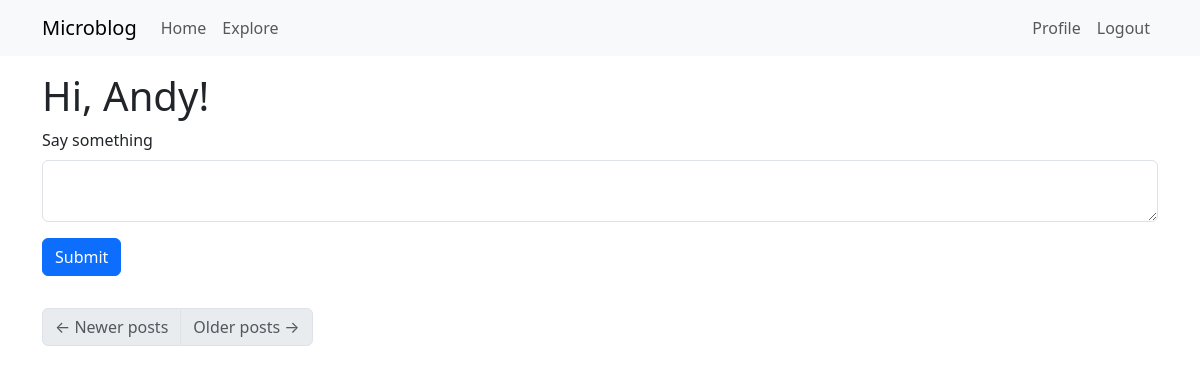
The page /index (signed in) on the database as committed earlier.
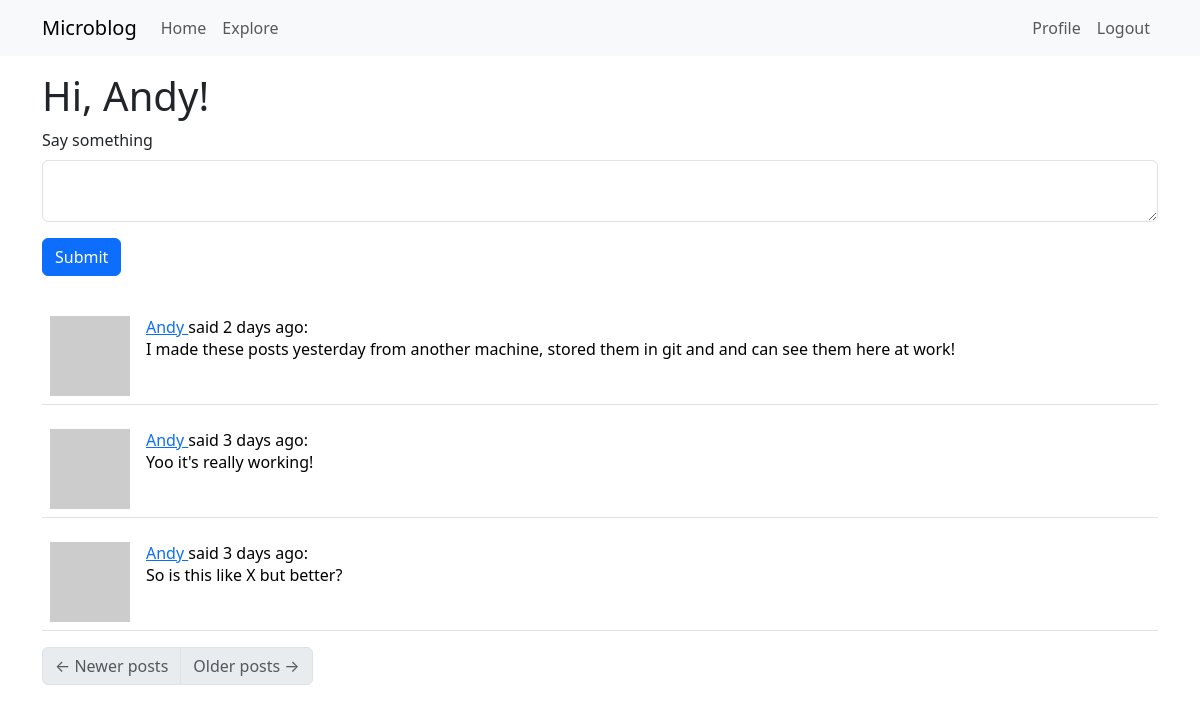
The same page on the database as committed later.
### app/models.py (models this page shows, shortened)
class Post(db.Model):
    id: so.Mapped[int] = so.mapped_column(primary_key=True)
    body: so.Mapped[str] = so.mapped_column(sa.String(140))
    timestamp: so.Mapped[datetime] = so.mapped_column(
        index=True, default=lambda: datetime.now(timezone.utc))
    user_id: so.Mapped[int] = so.mapped_column(sa.ForeignKey(User.id),
                                               index=True)
    author: so.Mapped[User] = so.relationship(back_populates='posts')

class User(UserMixin, db.Model):
    id: so.Mapped[int] = so.mapped_column(primary_key=True)
    username: so.Mapped[str] = so.mapped_column(sa.String(64), index=True,
                                                unique=True)
    email: so.Mapped[str] = so.mapped_column(sa.String(120), index=True,
                                             unique=True)
    password_hash: so.Mapped[Optional[str]] = so.mapped_column(sa.String(256))
    about_me: so.Mapped[Optional[str]] = so.mapped_column(sa.String(140))
    last_seen: so.Mapped[Optional[datetime]] = so.mapped_column(
        default=lambda: datetime.now(timezone.utc))
    posts: so.WriteOnlyMapped['Post'] = so.relationship(
        back_populates='author')
    following: so.WriteOnlyMapped['User'] = so.relationship(
        secondary=followers, primaryjoin=(followers.c.follower_id == id),
        secondaryjoin=(followers.c.followed_id == id),
        back_populates='followers')
    followers: so.WriteOnlyMapped['User'] = so.relationship(
        secondary=followers, primaryjoin=(followers.c.followed_id == id),
        secondaryjoin=(followers.c.follower_id == id),
        back_populates='following')
    def avatar(self, size):
        digest = md5(self.email.lower().encode('utf-8')).hexdigest()
        return f'https://www.gravatar.com/avatar/{digest}?d=identicon&s={size}'
    def following_posts(self):
        Author = so.aliased(User)
        Follower = so.aliased(User)
        return (
            sa.select(Post)
            .join(Post.author.of_type(Author))
            .join(Author.followers.of_type(Follower), isouter=True)
            .where(sa.or_(
                Follower.id == self.id,
                Author.id == self.id,
            ))
            .group_by(Post)
            .order_by(Post.timestamp.desc())
        )

### app/routes.py (the view)
@app.route('/', methods=['GET', 'POST'])
@app.route('/index', methods=['GET', 'POST'])
@login_required
def index():
    form = PostForm()
    if form.validate_on_submit():
        post = Post(body=form.post.data, author=current_user)
        db.session.add(post)
        db.session.commit()
        flash('Your post is now live!')
        return redirect(url_for('index'))
    page = request.args.get('page', 1, type=int)
    posts = db.paginate(current_user.following_posts(), page=page,
                        per_page=app.config['POSTS_PER_PAGE'], error_out=False)
    next_url = url_for('index', page=posts.next_num) \
        if posts.has_next else None
    prev_url = url_for('index', page=posts.prev_num) \
        if posts.has_prev else None
    return render_template('index.html', title='Home', form=form,
                           posts=posts.items, next_url=next_url,
                           prev_url=prev_url)

### app/forms.py
class PostForm(FlaskForm):
    post = TextAreaField('Say something', validators=[
        DataRequired(), Length(min=1, max=140)])
    submit = SubmitField('Submit')

### app/models.py (called while the page is built)
@login.user_loader
def load_user(id):
    return db.session.get(User, int(id))

### app/routes.py (called while the page is built)
@app.before_request
def before_request():
    if current_user.is_authenticated:
        current_user.last_seen = datetime.now(timezone.utc)
        db.session.commit()

### app/templates/index.html
{% extends "base.html" %} {% import "bootstrap_wtf.html" as wtf %} {% block
content %}
<h1>Hi, {{ current_user.username }}!</h1>
{% if form %} {{ wtf.quick_form(form) }} {% endif %} {% for post in posts %} {%
include '_post.html' %} {% endfor %}
<nav aria-label="Post navigation">
  <ul class="pagination">
    <li class="page-item{% if not prev_url %} disabled{% endif %}">
      <a class="page-link" href="{{ prev_url }}">
        <span aria-hidden="true">&larr;</span> Newer posts
      </a>
    </li>
    <li class="page-item{% if not next_url %} disabled{% endif %}">
      <a class="page-link" href="{{ next_url }}">
        Older posts <span aria-hidden="true">&rarr;</span>
      </a>
    </li>
  </ul>
</nav>
{% endblock %}

### app/templates/_post.html
<table class="table table-hover">
  <tr>
    <td width="70px">
      <a href="{{ url_for('user', username=post.author.username) }}">
        <img src="{{ post.author.avatar(70) }}" />
      </a>
    </td>
    <td>
      <a href="{{ url_for('user', username=post.author.username) }}">
        {{ post.author.username }}
      </a>
      said {{ moment(post.timestamp).fromNow() }}:
      <br />
      {{ post.body }}
    </td>
  </tr>
</table>

Rows that differ between the two databases and show on the page:
added Post: author.username "Andy", timestamp "2 days ago", body "I made these posts yesterday from another machine, stored them in git and and can see them here at work!"
added Post: author.username "Andy", timestamp "3 days ago", body "Yoo it's really working!"
added Post: author.username "Andy", timestamp "3 days ago", body "So is this like X but better?"
